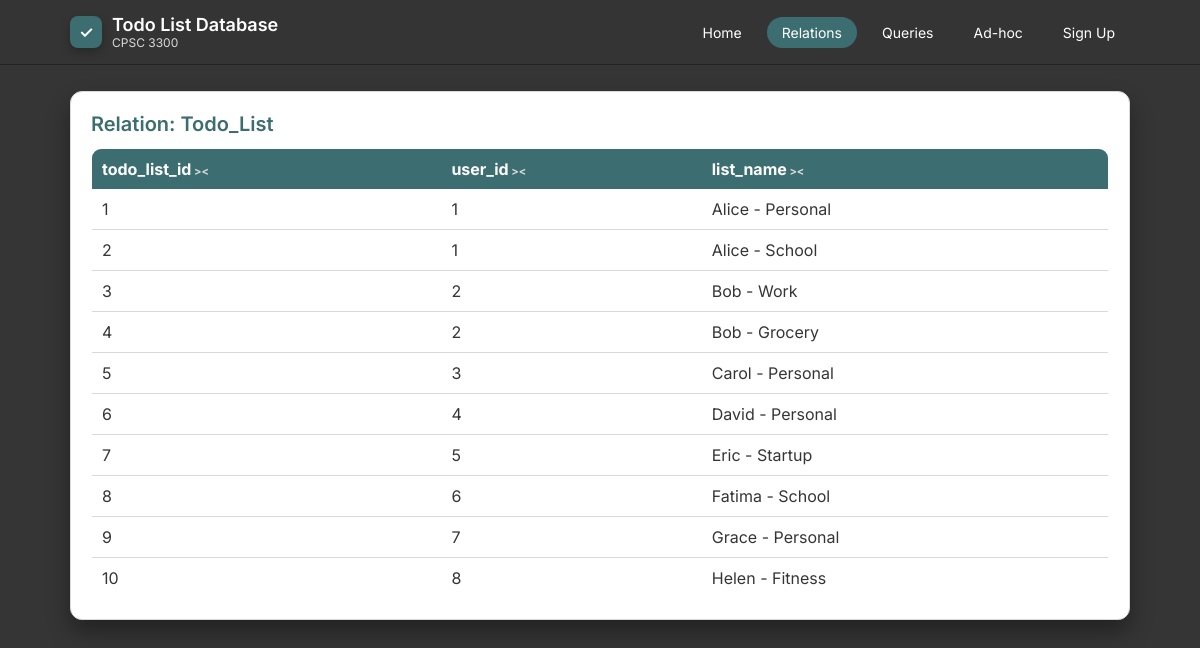
The app's page /relations.php?table=Todo_List with its own data.
### tables this page shows
CREATE TABLE Todo_List (
  todo_list_id   INT AUTO_INCREMENT  PRIMARY KEY,
  user_id      INT NOT NULL,
  list_name         VARCHAR(100) NOT NULL,
FOREIGN KEY (user_id) REFERENCES Users(user_id)
    ON DELETE CASCADE
);

### relations.php (the view, shortened to what this page needs)
<?php
include 'db.php';
include 'header.php';
$currentTable = isset($_GET['table']) ? $_GET['table'] : null;
    ?>
<div class="card">
    <h2>Relation: <?php echo htmlspecialchars($currentTable); ?></h2>
    <?php
    try {
        $stmt = $pdo->query("SELECT * FROM $currentTable");
        $rows = $stmt->fetchAll();
        if (!$rows) {
            echo "<p>No data in this table.</p>";
        } else {
            echo "<table>";
            echo "<thead><tr>";
            foreach (array_keys($rows[0]) as $colName) {
                echo "<th class=\"sortable\">" . htmlspecialchars($colName) . "</th>";
            }
            echo "</tr></thead>";
            echo "<tbody>";
            foreach ($rows as $row) {
                echo "<tr>";
                foreach ($row as $val) {
                    echo "<td>" . htmlspecialchars((string)$val) . "</td>";
                }
                echo "</tr>";
            }
            echo "</tbody>";
            echo "</table>";
        }
    } catch (PDOException $e) {
        echo "<p><strong>Error reading table:</strong> " . htmlspecialchars($e->getMessage()) . "</p>";
    }
    ?>
</div>
</div></body></html>

### header.php (style rules this page uses)
:root { --bg-dark: #353535; --bg-card: #ffffff; --accent-blue: #3c6e71; --accent-blue2: #284b63; --text-light: #ffffff; --text-dark: #353535; --grey-soft: #d9d9d9; --radius: 12px; --shadow: 0 12px 22px rgba(0,0,0,0.35); }
* { box-sizing: border-box; }
body { margin: 0; padding: 0; background: var(--bg-dark); font-family: "Inter", sans-serif; color: var(--text-light); }
.card { background: var(--bg-card); border-radius: var(--radius); border: 1px solid var(--grey-soft); box-shadow: var(--shadow); padding: 20px; margin-bottom: 24px; color: var(--text-dark); }
.card h2 { margin: 0; font-size: 20px; font-weight: 600; color: var(--accent-blue); }
table { width: 100%; border-collapse: collapse; margin-top: 12px; background: var(--bg-card); border: 1px solid var(--grey-soft); border-radius: 10px; overflow: hidden; color: var(--text-dark); }
th { background: var(--accent-blue); padding: 10px; color: white; text-align: left; }
td { padding: 10px; border-bottom: 1px solid var(--grey-soft); }
th.sortable { cursor: pointer; }
th.sortable::after { content: ' ><'; font-size: 11px; color: var(--grey-soft); }

### records on screen
todo_list: val "1", list_name "Alice - Personal"
todo_list: todo_list_id "2", user "1", list_name "Alice - School"
todo_list: todo_list_id "3", user "2", list_name "Bob - Work"
todo_list: todo_list_id "4", user "2", list_name "Bob - Grocery"
todo_list: todo_list_id "5", user "3", list_name "Carol - Personal"
todo_list: todo_list_id "6", user "4", list_name "David - Personal"
todo_list: todo_list_id "7", user "5", list_name "Eric - Startup"
todo_list: todo_list_id "8", user "6", list_name "Fatima - School"
todo_list: todo_list_id "9", user "7", list_name "Grace - Personal"
todo_list: todo_list_id "10", user "8", list_name "Helen - Fitness"

### other values on screen
$currentTable "Todo_List"
$colName "todo_list_id"
$colName "user_id"
$colName "list_name"
